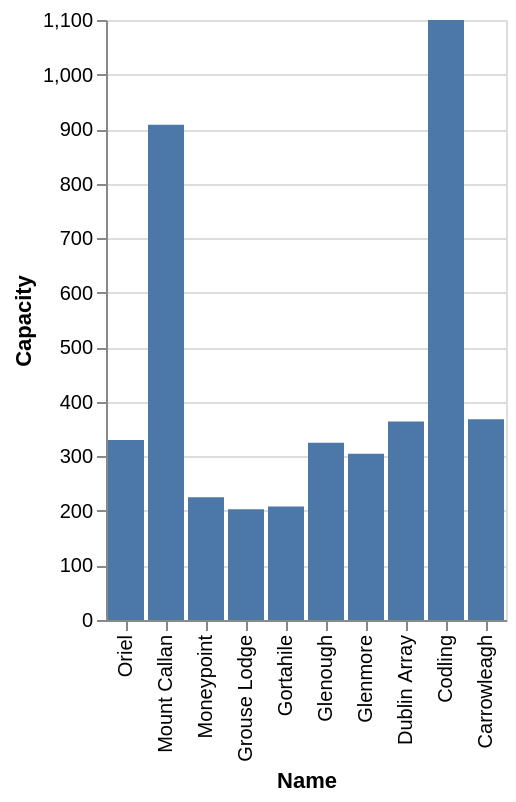

The specification (Vega-Lite) saved for this image:
### Vega-Lite specification from a JSON file in a GitHub repository (floating-point values rounded to 4 significant figures)
{"data": {"values": [{"x_data": "Oriel", "y_data": 330}, {"x_data": "Mount Callan", "y_data": 908}, {"x_data": "Moneypoint", "y_data": 225}, {"x_data": "Grouse Lodge", "y_data": 203}, {"x_data": "Gortahile", "y_data": 208}, {"x_data": "Glenough", "y_data": 325}, {"x_data": "Glenmore", "y_data": 305}, {"x_data": "Dublin Array", "y_data": 364}, {"x_data": "Codling", "y_data": 1100}, {"x_data": "Carrowleagh", "y_data": 368}]}, "mark": "bar", "encoding": {"x": {"field": "x_data", "type": "nominal", "title": "Name", "sort": "descending"}, "y": {"field": "y_data", "type": "quantitative", "title": "Capacity"}}}
